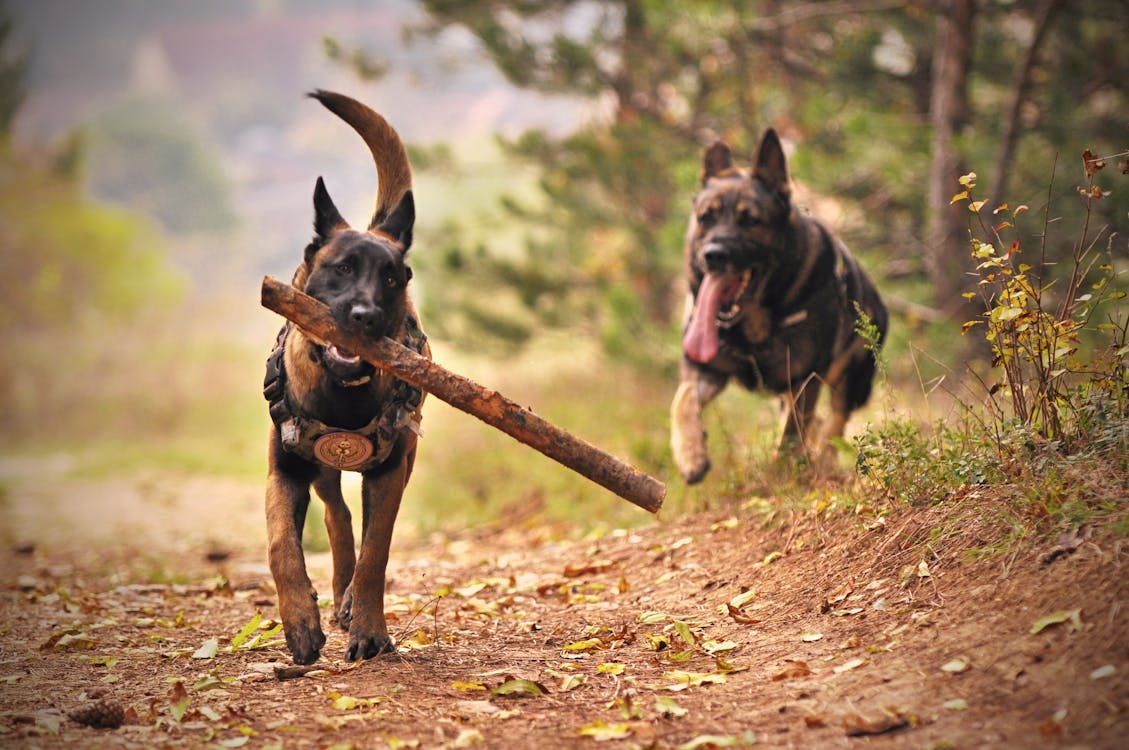
#> input picture data/dogs.jpeg, 1129 x 750 px, found by its file name
$ python weighted_addition.py
#> lines starting #> are read from the running program, lines starting #| are printed output that depends on the picture
import cv2

img1 = cv2.imread('data/dogs.jpeg')
#> img1 is the input picture: shape (750, 1129, 3); mean B, G, R 94.4, 128.4, 158.6
img2 = cv2.imread('data/cats.jpeg')
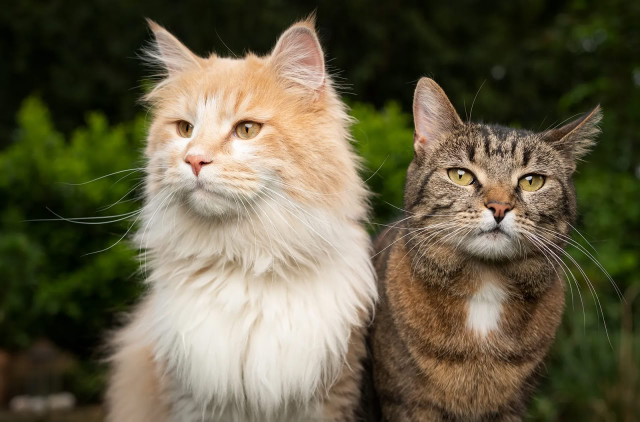
#> input picture data/cats.jpeg, 1280 x 843 px, found by its file name (shown at 1/2 size)
#> img2 is the input picture: shape (843, 1280, 3); mean B, G, R 70.6, 94.4, 101.1
img2_resized = cv2.resize(img2, (img1.shape[1], img1.shape[0]))
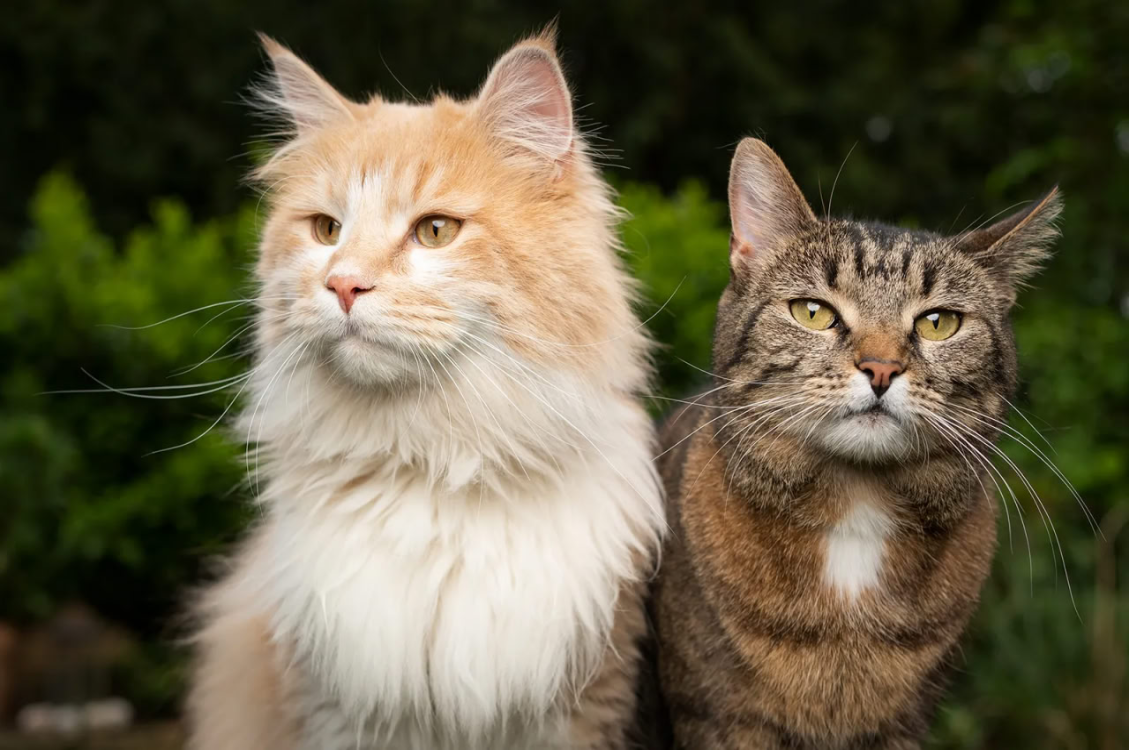
#> img2_resized: shape (750, 1129, 3); mean B, G, R 70.5, 94.3, 101


result = cv2.add(img1, img2_resized)
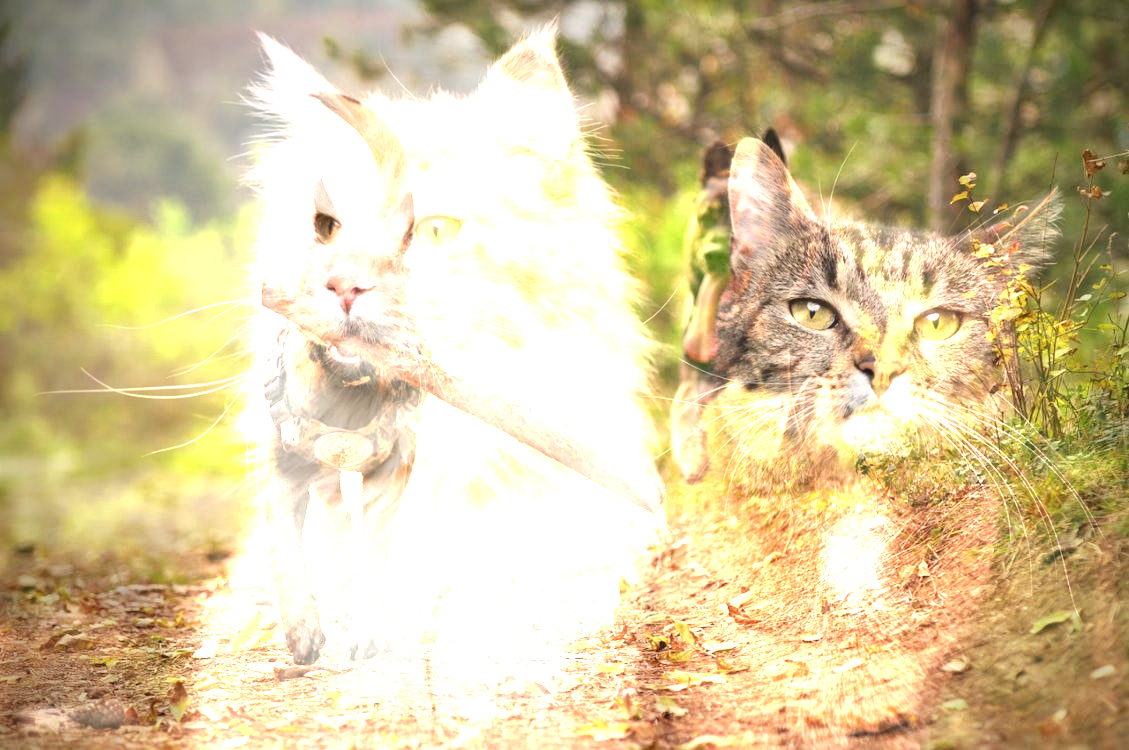
#> result: shape (750, 1129, 3); mean B, G, R 154.6, 196.7, 212.8
result_weighted =  cv2.addWeighted(img1, 0.7, img2_resized, 0.3, 0)
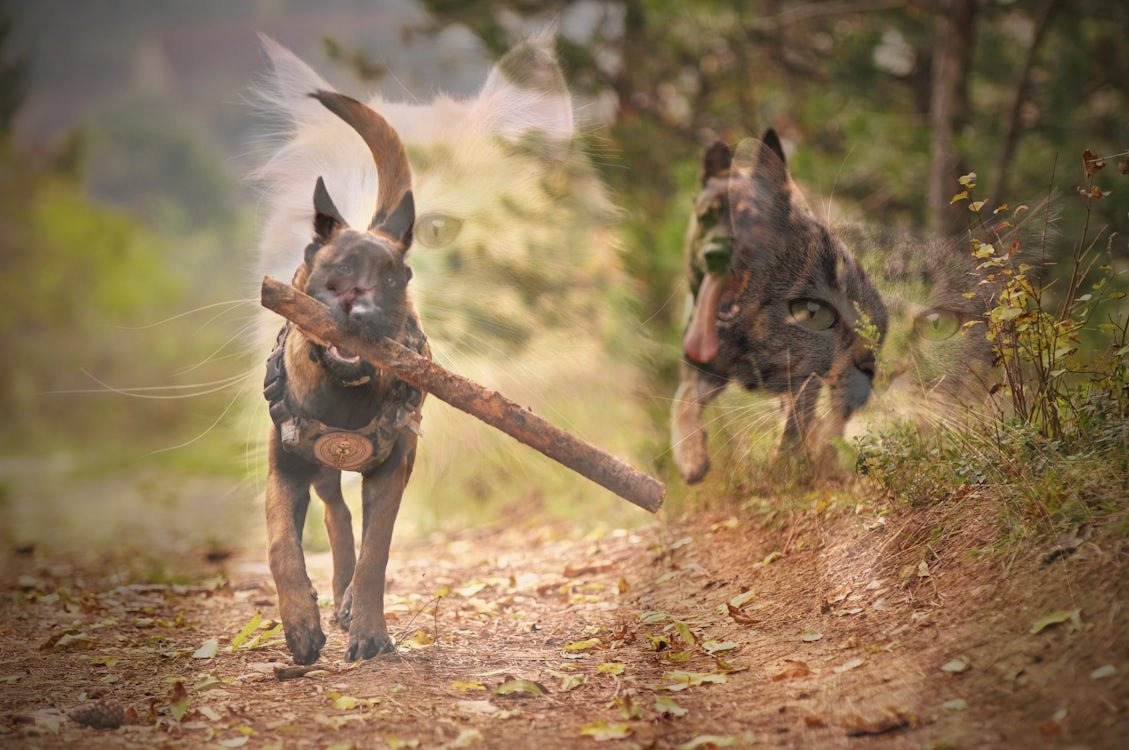
#> result_weighted: shape (750, 1129, 3); mean B, G, R 87.2, 118.2, 141.4
cv2.imshow('Result', result)
cv2.imshow('Result Weighted', result_weighted)
cv2.waitKey(0)
cv2.destroyAllWindows()

# result[i,j] = 0.5 * img1[i, j] + 0.5 * img2[i, j] <-- cv2.add
# result[i,j] = 0.3 * img1[i, j] + 0.7 * img2[i, j] <-- cv2.addWeighted
